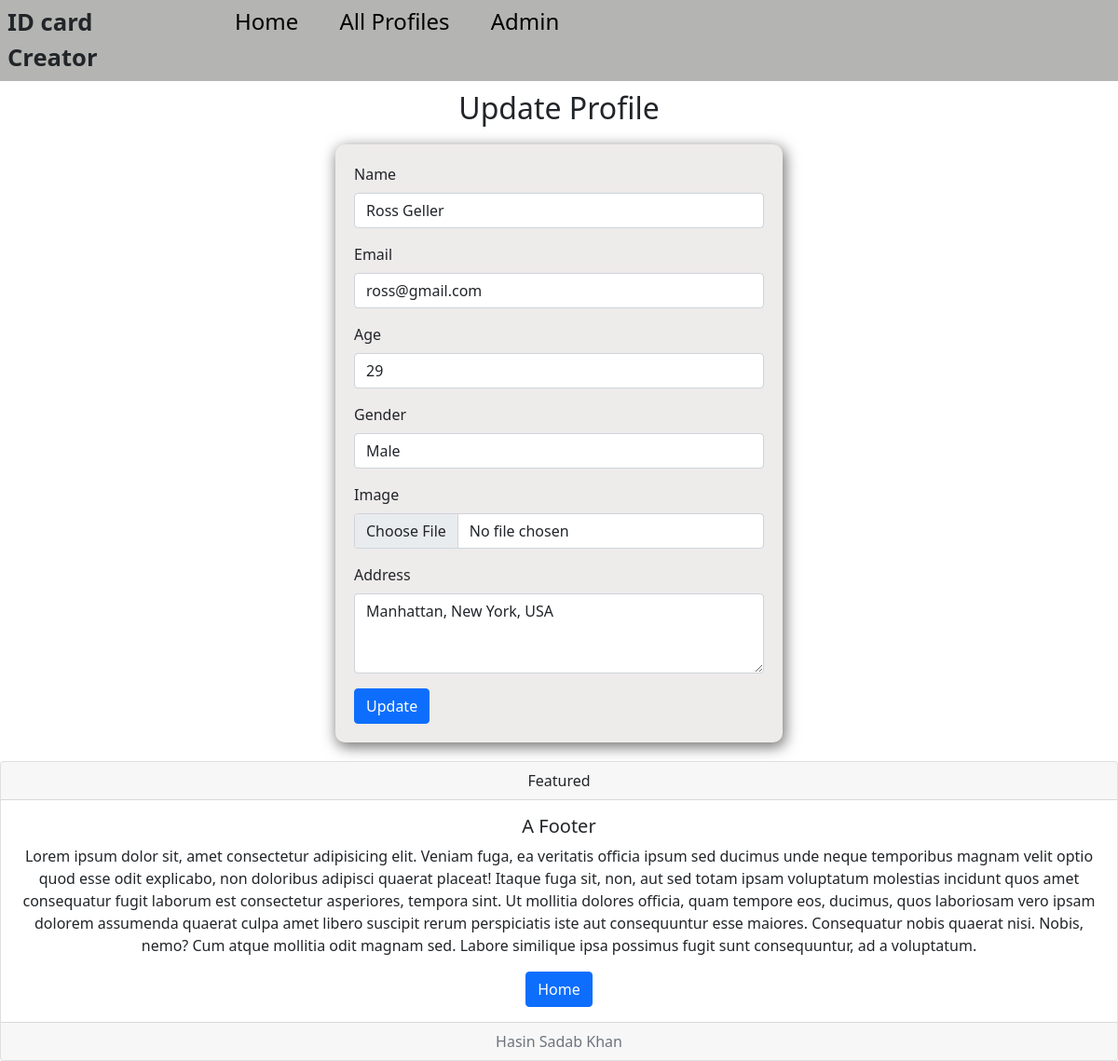
Screenshot of /update/23/ with the database file from the repository.
### my_app/models.py (models this page shows, shortened)
class Human(models.Model):
    GENDER = (
        ('Male', 'Male'),
        ('Female','Female' ),
        ('Others', 'Others'),
    )
    name = models.CharField(max_length = 25, unique = True)
    email = models.EmailField(max_length = 100, null=True, blank=True,)
    age = models.PositiveIntegerField(default = 20)
    gender = models.CharField(max_length = 25, choices = GENDER, null=True, blank=True, default='Male')
    image = models.ImageField(upload_to='images/', default='def.jpg')
    address = models.TextField(max_length=200, blank=True, null=True,)

### my_app/views.py (the view, shortened to what this page needs)
# urls.py: path('update/<int:id>/', update, name='update'),
def update(request, id):
    prof = Human.objects.get(id=id)
    return render(request, 'my_app/update.html', locals())

### Template/my_app/update.html (shortened to what this page needs)
{% extends 'base.html' %}
{% block body %}
<h2>Update Profile</h2>
<form method="POST" enctype="multipart/form-data">
  <div class="mb-3">
    <label for="n" class="form-label">Name</label>
    <input
      type="text"
      class="form-control"
      id="n"
      value="{{prof.name}}"
      name="name"
      required
    />
  </div>
  <div class="mb-3">
    <label for="e" class="form-label">Email</label>
    <input
      type="email"
      class="form-control"
      value="{{prof.email}}"
      id="e"
      name="email"
    />
  </div>
  <div class="mb-3">
    <label for="a" class="form-label">Age</label>
    <input
      type="number"
      class="form-control"
      id="a"
      name="age"
      value="{{prof.age}}"
      required
    />
  </div>
  <div class="mb-3">
    <label for="g" class="form-label">Gender</label>
    <input
      type="text"
      class="form-control"
      value="{{prof.gender}}"
      id="g"
      name="gender"
    />
  </div>
  <div class="mb-3">
    <label for="i" class="form-label">Image</label>
    <input
      type="file"
      class="form-control"
      id="i"
      name="image"
      accept="image/*"
    />
  </div>
  <div class="mb-3">
    <label for="add" class="form-label">Address</label>
    <textarea class="form-control" id="add" name="address" rows="3">
{{prof.address}}</textarea
    >
  </div>
  <button type="submit" class="btn btn-primary">Update</button>
</form>
{% endblock %}

### static/style.css (style rules this page uses)
body { margin: 0; padding: 0; }
h2 { text-align: center; margin-top: 10px; margin-bottom: 20px; }
form { background-color: rgb(238, 235, 235); width: 40%; padding: 20px; margin: 20px auto; border-radius: 10px; -webkit-box-shadow: 2px 4px 15px 1px rgba(0, 0, 0, 0.55); -moz-box-shadow: 2px 4px 15px 1px rgba(0, 0, 0, 0.55); box-shadow: 2px 4px 15px 1px rgba(0, 0, 0, 0.55); }

### rows the page displays
Human: name "Ross Geller", email "ross@gmail.com", age "29", gender "Male", address "Manhattan, New York, USA"
